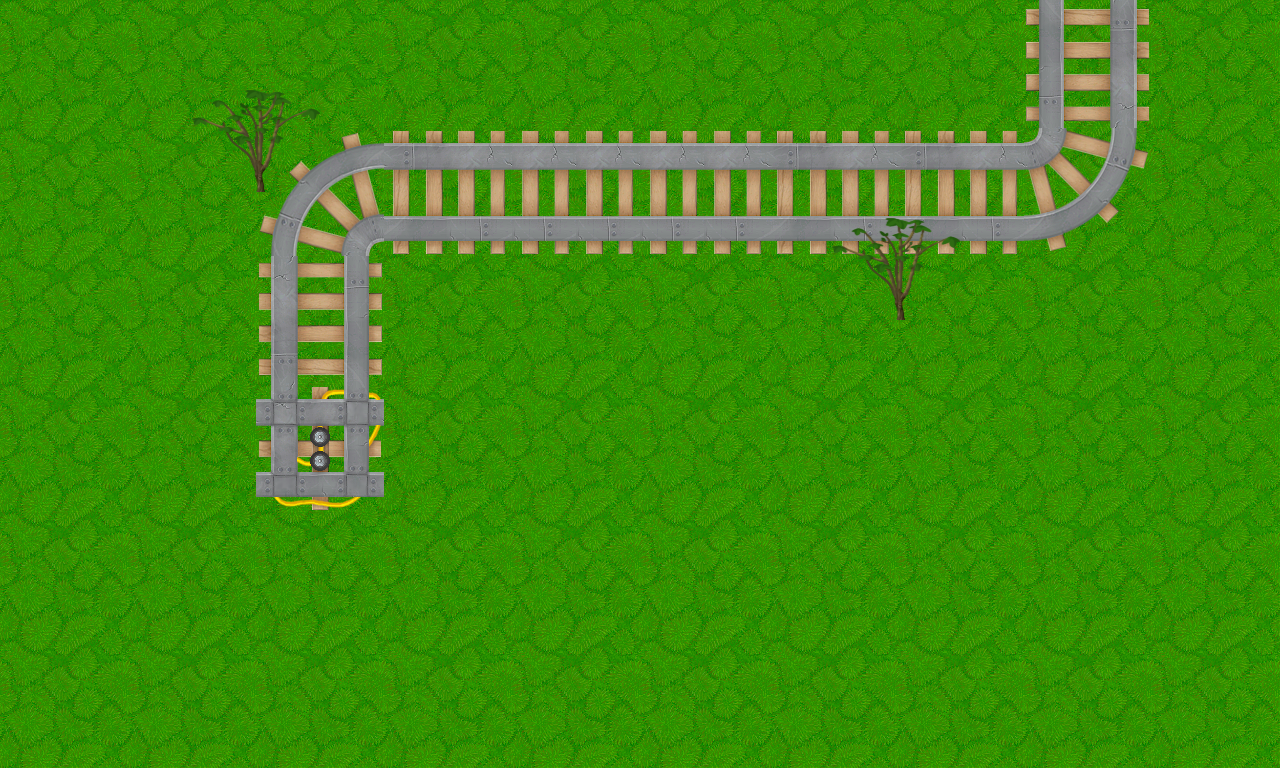

This is a level from a 2D game, rendered from its Tiled map with the project's own tilesets. A one-line summary and the complete map file follow:
An orthogonal 20x12 tile map with 64x64 px tiles, 3 tile layers (Tile Layer 1, rails, trees), 6 tilesets.

<map version="1.8" tiledversion="1.8.2" orientation="orthogonal" renderorder="right-down" width="20" height="12" tilewidth="64" tileheight="64" infinite="0" nextlayerid="4" nextobjectid="1">
 <tileset firstgid="1" source="default_grass.tsx" />
 <tileset firstgid="5" source="carts_rail_straight.tsx" />
 <tileset firstgid="9" source="carts_rail_curved_brk.tsx" />
 <tileset firstgid="13" source="carts_rail_curved.tsx" />
 <tileset firstgid="17" source="carts_rail_t_junction_pwr.tsx" />
 <tileset firstgid="21" source="default_acacia_bush_sapling.tsx" />
 <layer id="1" name="Tile Layer 1" width="20" height="12">
  <data encoding="csv">
1,2,1,2,1,2,1,2,1,2,1,2,1,2,1,2,1,2,1,2,
3,4,3,4,1,2,3,4,3,4,3,4,3,4,3,4,3,4,3,4,
1,2,1,2,3,4,1,2,1,2,1,2,1,2,1,2,1,2,1,2,
3,4,3,4,3,4,3,4,3,4,3,4,3,4,3,4,3,4,3,4,
1,2,1,2,1,2,1,2,1,2,1,2,1,2,1,2,1,2,1,2,
3,4,3,4,3,4,3,4,3,4,3,4,3,4,3,4,3,4,3,4,
1,2,1,2,1,2,1,2,1,2,1,2,1,2,1,2,1,2,1,2,
3,4,3,4,3,4,3,4,3,4,3,4,3,4,3,4,3,4,3,4,
1,2,1,2,1,2,1,2,1,2,1,2,1,2,1,2,1,2,1,2,
3,4,3,4,3,4,3,4,3,4,3,4,3,4,3,4,3,4,3,4,
1,2,1,2,1,2,1,2,1,2,1,2,1,2,1,2,1,2,1,2,
3,4,3,4,3,4,3,4,3,4,3,4,3,4,3,4,3,4,3,4
</data>
 </layer>
 <layer id="2" name="rails" width="20" height="12">
  <data encoding="csv">
0,0,0,0,0,0,0,0,0,0,0,0,0,0,0,0,5,6,0,0,
0,0,0,0,0,0,0,0,0,0,0,0,0,0,0,0,7,8,0,0,
0,0,0,0,13,14,1610612742,1610612744,1610612744,1610612744,1610612744,1610612744,1610612742,1610612744,1610612742,1610612744,3221225488,3221225487,0,0,
0,0,0,0,15,16,1610612741,1610612743,1610612743,1610612743,1610612743,1610612743,1610612741,1610612743,1610612741,1610612743,3221225486,3221225485,0,0,
0,0,0,0,3221225480,3221225479,0,0,0,0,0,0,0,0,0,0,0,0,0,0,
0,0,0,0,3221225478,3221225477,0,0,0,0,0,0,0,0,0,0,0,0,0,0,
0,0,0,0,1610612754,1610612756,0,0,0,0,0,0,0,0,0,0,0,0,0,0,
0,0,0,0,1610612753,1610612755,0,0,0,0,0,0,0,0,0,0,0,0,0,0,
0,0,0,0,0,0,0,0,0,0,0,0,0,0,0,0,0,0,0,0,
0,0,0,0,0,0,0,0,0,0,0,0,0,0,0,0,0,0,0,0,
0,0,0,0,0,0,0,0,0,0,0,0,0,0,0,0,0,0,0,0,
0,0,0,0,0,0,0,0,0,0,0,0,0,0,0,0,0,0,0,0
</data>
 </layer>
 <layer id="3" name="trees" width="20" height="12">
  <data encoding="csv">
0,0,0,0,0,0,0,0,0,0,0,0,0,0,0,0,0,0,0,0,
0,0,0,21,22,0,0,0,0,0,0,0,0,0,0,0,0,0,0,0,
0,0,0,23,24,0,0,0,0,0,0,0,0,0,0,0,0,0,0,0,
0,0,0,0,0,0,0,0,0,0,0,0,0,21,22,0,0,0,0,0,
0,0,0,0,0,0,0,0,0,0,0,0,0,23,24,0,0,0,0,0,
0,0,0,0,0,0,0,0,0,0,0,0,0,0,0,0,0,0,0,0,
0,0,0,0,0,0,0,0,0,0,0,0,0,0,0,0,0,0,0,0,
0,0,0,0,0,0,0,0,0,0,0,0,0,0,0,0,0,0,0,0,
0,0,0,0,0,0,0,0,0,0,0,0,0,0,0,0,0,0,0,0,
0,0,0,0,0,0,0,0,0,0,0,0,0,0,0,0,0,0,0,0,
0,0,0,0,0,0,0,0,0,0,0,0,0,0,0,0,0,0,0,0,
0,0,0,0,0,0,0,0,0,0,0,0,0,0,0,0,0,0,0,0
</data>
 </layer>
</map>
